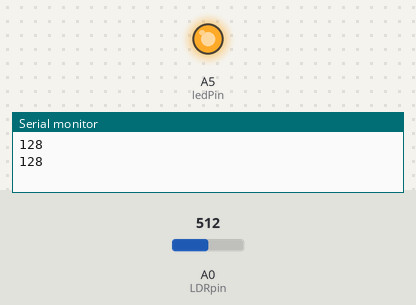
Recording of a sketch running on a simulated Arduino Uno, built with avr-gcc and run on an emulated ATmega328P. On the bench: output pins drawn as LEDs (lit = HIGH), the last lines printed to the serial monitor. The test bench sets the inputs (shaded band); at power-on: A0 (LDRpin) = 512.

Above: at 1.8 s.
1.9 s: A0 (LDRpin) set to 504
At 2.6 s:
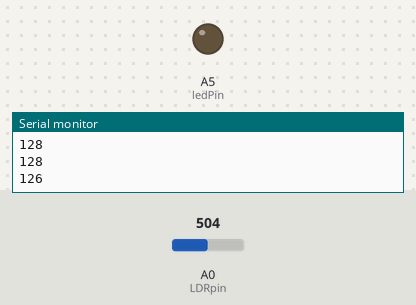
3.5 s: A0 (LDRpin) set to 716
At 5.2 s:
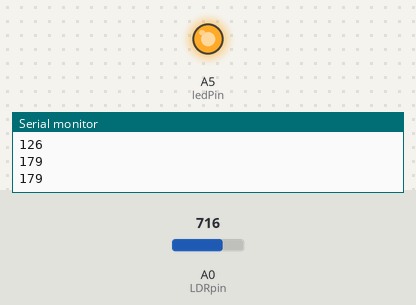
5.5 s: A0 (LDRpin) set to 511
At 6.9 s:
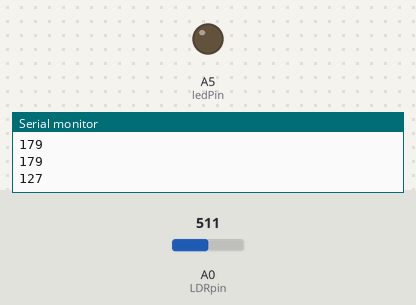
Timing chart, 0 to 8.5 s (numbered marks = the images above; inputs shaded):
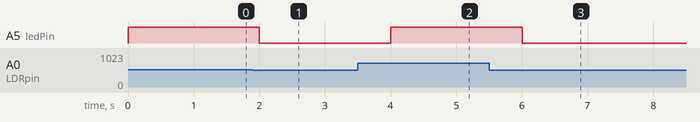

Measured:
- the behaviour switches between 512 and 511 on A0 (LDRpin) (found by bisection; images 0 and 1)
- after the input at 1.9 s, A5 (ledPin): HIGH → LOW after 0.10 s
- after the input at 3.5 s, A5 (ledPin): LOW → HIGH after 0.50 s
- after the input at 5.5 s, A5 (ledPin): HIGH → LOW after 0.50 s

The sketch:

ldr.ino.ino
```cpp
int LDRValue = 0;
const int LDRpin=A0;
const int ledPin=A5;
void setup() {
  // put your setup code here, to run once:
Serial.begin(9600);
pinMode(LDRpin,INPUT);
pinMode(ledPin,OUTPUT);
}

void loop() {
  // put your main code here, to run repeatedly:
LDRValue = analogRead(LDRpin);
Serial.println(LDRValue/4);
analogWrite(ledPin,LDRValue/4);
delay(1000);
}
```
